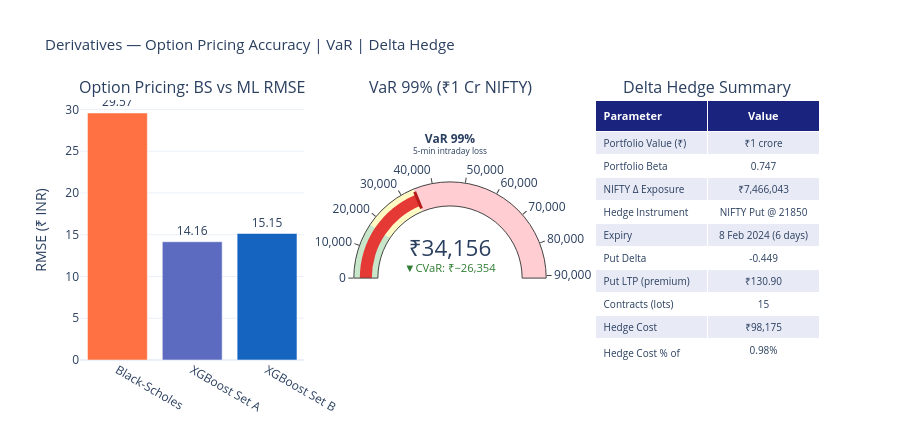

The code cell stored with this chart in its notebook:
### Markdown cell above
---
## 5. Panel 4 — Derivatives: Pricing, VaR & Hedge

### Code cell
fig_deriv = make_subplots(
    rows=1, cols=3,
    specs=[[{"type":"bar"},{"type":"indicator"},{"type":"table"}]],
    subplot_titles=["Option Pricing: BS vs ML RMSE","VaR 99% (₹1 Cr NIFTY)","Delta Hedge Summary"],
    column_widths=[0.35, 0.30, 0.35]
)

# Pricing comparison bar
model_rmse = m4_pricing["RMSE_INR"].tolist()
model_names = m4_pricing["Model"].tolist()
bar_cols = ["#FF7043","#5C6BC0","#1565C0"]
fig_deriv.add_trace(go.Bar(
    x=model_names,
    y=model_rmse,
    marker_color=bar_cols,
    text=[f"{v:.2f}" for v in model_rmse],
    textposition="outside",
    textfont=dict(size=12),
    hovertemplate="<b>%{x}</b><br>RMSE: ₹%{y:.2f}<extra></extra>",
    showlegend=False
), row=1, col=1)
fig_deriv.update_yaxes(title_text="RMSE (₹ INR)", row=1, col=1)

# VaR gauge
var_99_val = m4_var[m4_var["Metric"]=="VaR_99"]["INR_1cr"].values[0]
cvar_99_val = m4_var[m4_var["Metric"]=="CVaR_99"]["INR_1cr"].values[0]
fig_deriv.add_trace(go.Indicator(
    mode="gauge+number+delta",
    value=var_99_val,
    number=dict(prefix="₹", suffix="", valueformat=",.0f"),
    delta=dict(reference=cvar_99_val, increasing=dict(color="#C62828"),
               decreasing=dict(color="#2E7D32"), valueformat=",.0f",
               prefix="CVaR: ₹"),
    title=dict(text="<b>VaR 99%</b><br><sup>5-min intraday loss</sup>", font=dict(size=12)),
    gauge=dict(
        axis=dict(range=[0, cvar_99_val * 1.5], tickformat=",.0f"),
        bar=dict(color="#E53935"),
        steps=[
            dict(range=[0, var_99_val * 0.5],  color="#C8E6C9"),
            dict(range=[var_99_val * 0.5, var_99_val], color="#FFF9C4"),
            dict(range=[var_99_val, cvar_99_val * 1.5], color="#FFCDD2"),
        ],
        threshold=dict(line=dict(color="#B71C1C", width=3), thickness=0.75, value=var_99_val)
    )
), row=1, col=2)

# Hedge summary table
fig_deriv.add_trace(go.Table(
    header=dict(
        values=["<b>Parameter</b>","<b>Value</b>"],
        fill_color="#1A237E",
        font=dict(color="white", size=11),
        align=["left","center"],
        height=28
    ),
    cells=dict(
        values=[m4_hedge["Parameter"], m4_hedge["Value"]],
        fill_color=[["#E8EAF6","white"]*len(m4_hedge)],
        align=["left","center"],
        font=dict(size=10),
        height=23
    )
), row=1, col=3)

fig_deriv.update_layout(
    title=dict(text="Derivatives — Option Pricing Accuracy | VaR | Delta Hedge", font=dict(size=15)),
    template="plotly_white",
    height=440
)
fig_deriv.show()

### Figure 1 — Plotly figure (JSON) as saved in the notebook; plotly's stock layout.template omitted (floating-point values rounded to 4 significant figures)
{"data": [{"hovertemplate": "<b>%{x}</b><br>RMSE: ₹%{y:.2f}<extra></extra>", "marker": {"color": ["#FF7043", "#5C6BC0", "#1565C0"]}, "showlegend": false, "text": ["29.57", "14.16", "15.15"], "textfont": {"size": 12}, "textposition": "outside", "type": "bar", "x": ["Black-Scholes", "XGBoost Set A", "XGBoost Set B"], "xaxis": "x", "y": [29.57, 14.16, 15.15], "yaxis": "y"}, {"delta": {"decreasing": {"color": "#2E7D32"}, "increasing": {"color": "#C62828"}, "prefix": "CVaR: ₹", "reference": 60510.0, "valueformat": ",.0f"}, "domain": {"x": [0.37, 0.63], "y": [0.0, 1.0]}, "gauge": {"axis": {"range": [0, 90760.0], "tickformat": ",.0f"}, "bar": {"color": "#E53935"}, "steps": [{"color": "#C8E6C9", "range": [0, 17080.0]}, {"color": "#FFF9C4", "range": [17080.0, 34160.0]}, {"color": "#FFCDD2", "range": [34160.0, 90760.0]}], "threshold": {"line": {"color": "#B71C1C", "width": 3}, "thickness": 0.75, "value": 34160.0}}, "mode": "gauge+number+delta", "number": {"prefix": "₹", "suffix": "", "valueformat": ",.0f"}, "title": {"font": {"size": 12}, "text": "<b>VaR 99%</b><br><sup>5-min intraday loss</sup>"}, "type": "indicator", "value": 34160.0}, {"cells": {"align": ["left", "center"], "fill": {"color": [["#E8EAF6", "white", "#E8EAF6", "white", "#E8EAF6", "white", "#E8EAF6", "white", "#E8EAF6", "white", "#E8EAF6", "white", "#E8EAF6", "white", "#E8EAF6", "white", "#E8EAF6", "white", "#E8EAF6", "white"]]}, "font": {"size": 10}, "height": 23, "values": [["Portfolio Value (₹)", "Portfolio Beta", "NIFTY Δ Exposure", "Hedge Instrument", "Expiry", "Put Delta", "Put LTP (premium)", "Contracts (lots)", "Hedge Cost", "Hedge Cost % of AUM"], ["₹1 crore", "0.747", "₹7,466,043", "NIFTY Put @ 21850", "8 Feb 2024 (6 days)", "-0.449", "₹130.90", "15", "₹98,175", "0.98%"]]}, "domain": {"x": [0.6967, 1.0], "y": [0.0, 1.0]}, "header": {"align": ["left", "center"], "fill": {"color": "#1A237E"}, "font": {"color": "white", "size": 11}, "height": 28, "values": ["<b>Parameter</b>", "<b>Value</b>"]}, "type": "table"}], "layout": {"annotations": [{"font": {"size": 16}, "showarrow": false, "text": "Option Pricing: BS vs ML RMSE", "x": 0.1517, "xanchor": "center", "xref": "paper", "y": 1.0, "yanchor": "bottom", "yref": "paper"}, {"font": {"size": 16}, "showarrow": false, "text": "VaR 99% (₹1 Cr NIFTY)", "x": 0.5, "xanchor": "center", "xref": "paper", "y": 1.0, "yanchor": "bottom", "yref": "paper"}, {"font": {"size": 16}, "showarrow": false, "text": "Delta Hedge Summary", "x": 0.8483, "xanchor": "center", "xref": "paper", "y": 1.0, "yanchor": "bottom", "yref": "paper"}], "height": 440, "title": {"font": {"size": 15}, "text": "Derivatives — Option Pricing Accuracy | VaR | Delta Hedge"}, "xaxis": {"anchor": "y", "domain": [0.0, 0.3033]}, "yaxis": {"anchor": "x", "domain": [0.0, 1.0], "title": {"text": "RMSE (₹ INR)"}}}}
